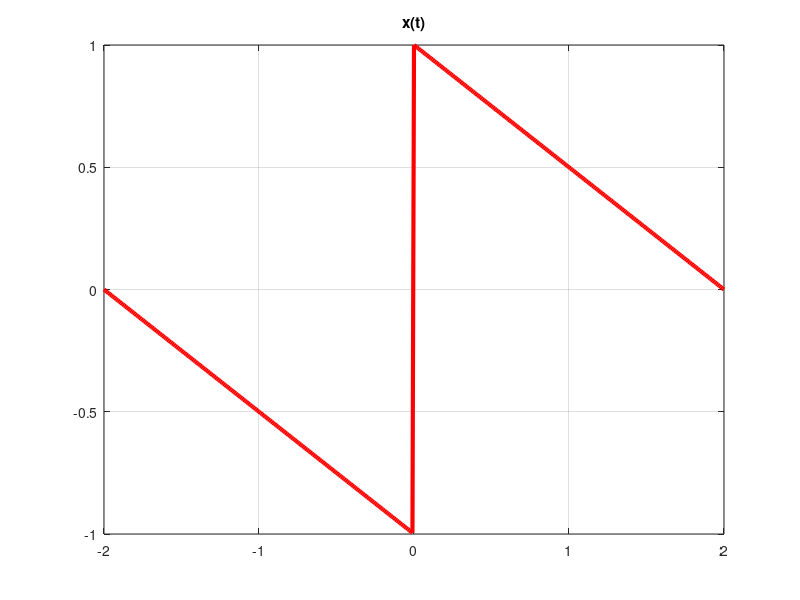
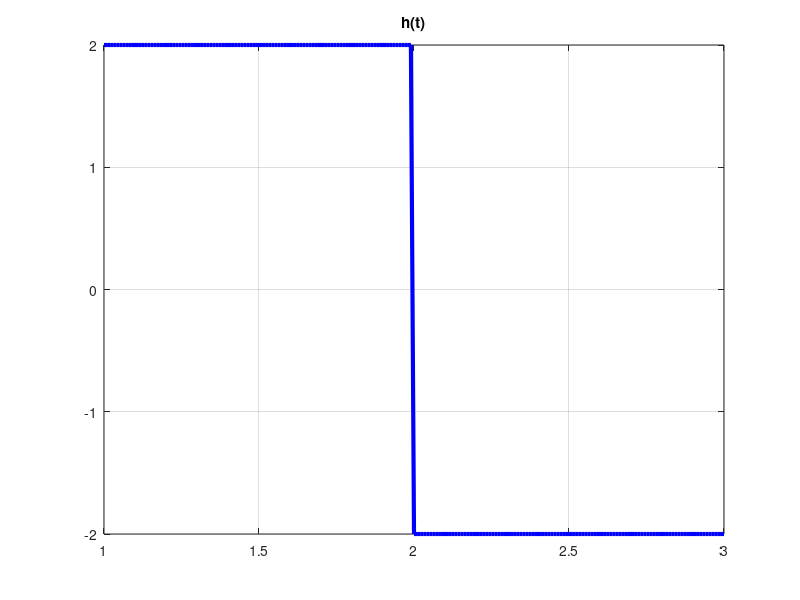
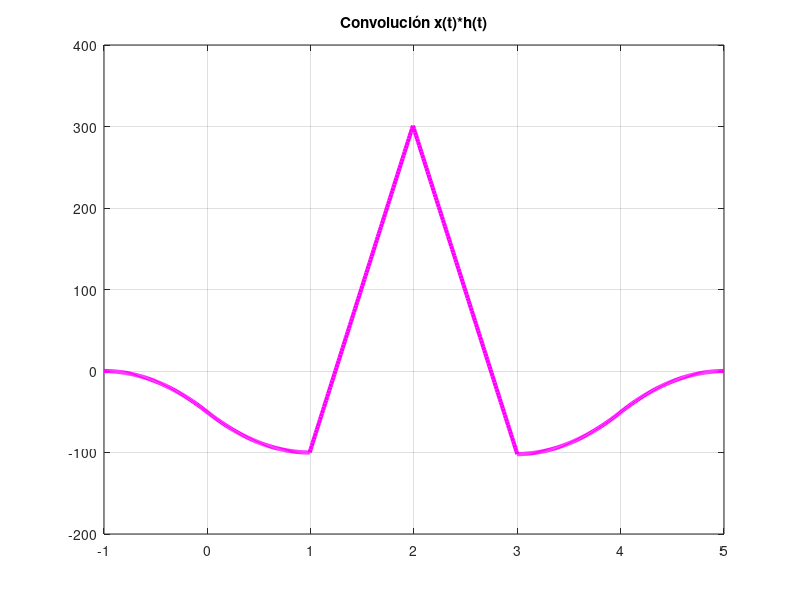
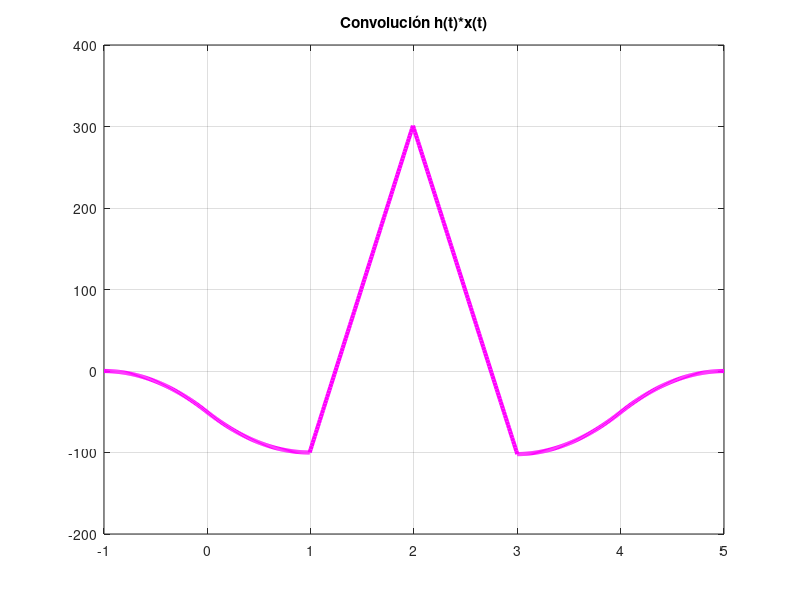

The MATLAB script that drew these images, in order:

%%PARTE 2  
% PRÁCTICA 2 - EQUIPO 4
%Este programa realiza convoluciones

% Ecuación x(t)
figure(1);
t=-2:0.01:2;
x= (t<0)*0.5.*(-t-2)+(-1)*(t>=0)*0.5.*(t-2);
plot(t,x,'r','LineWidth',3)
title('x(t)'); 
grid on;

%Ecuación h(t)
figure(2);
t2 = 1:0.01:3;
h=(t2<2).*(0.*t2+2)+(t2>=2).*(0.*t2-2);
%figure name 'señal dos h(t)'
plot(t2,h,'b','LineWidth',3);
title('h(t)'); 
grid on;

%Convolución de x(t)*h(t)
figure(3);
t3=-1:0.01:5;
f = conv (x,h);
plot(t3,f,'m','LineWidth',3);
title('Convolución x(t)*h(t)'); 
grid on;

%Convolución h(t)*x(t)
figure(4);
t4=-1:0.01:5;
g = conv (h,x);
plot(t4,g,'m','LineWidth',3)
title('Convolución h(t)*x(t)'); 
grid on;
